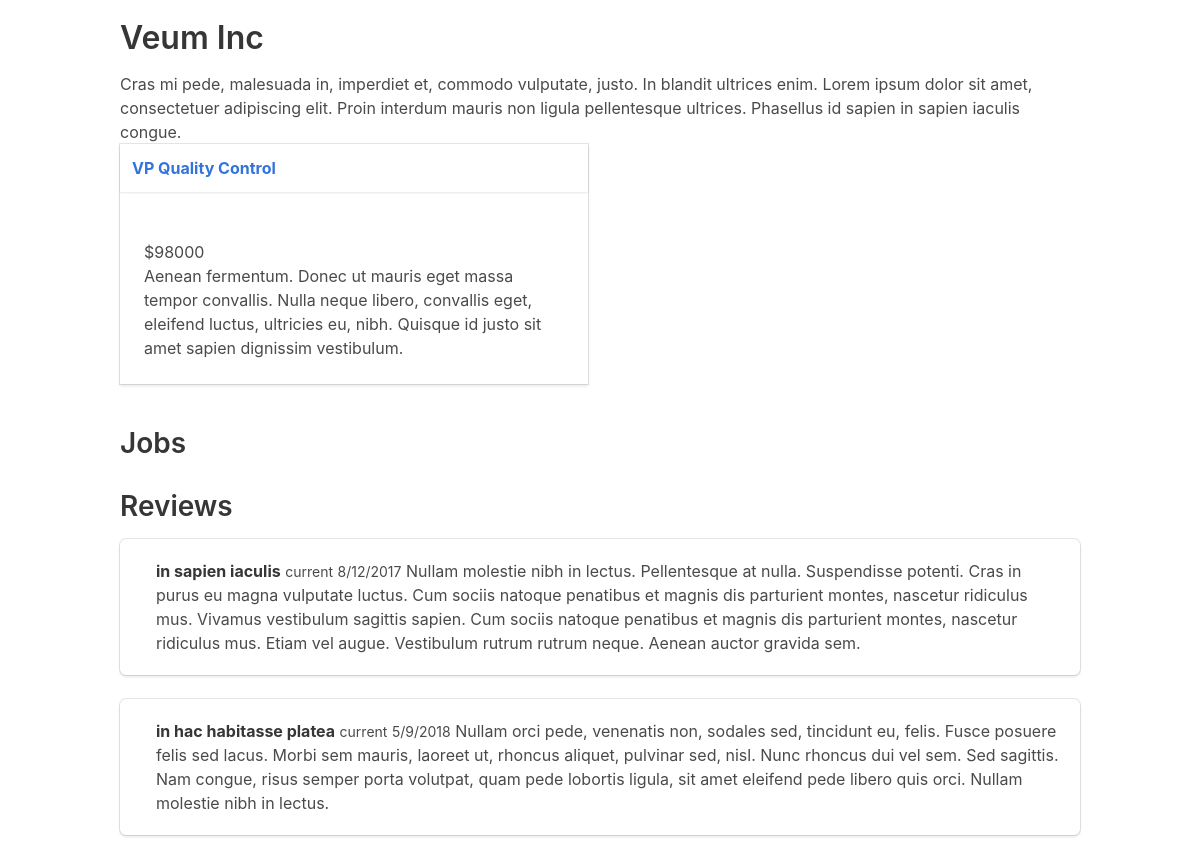
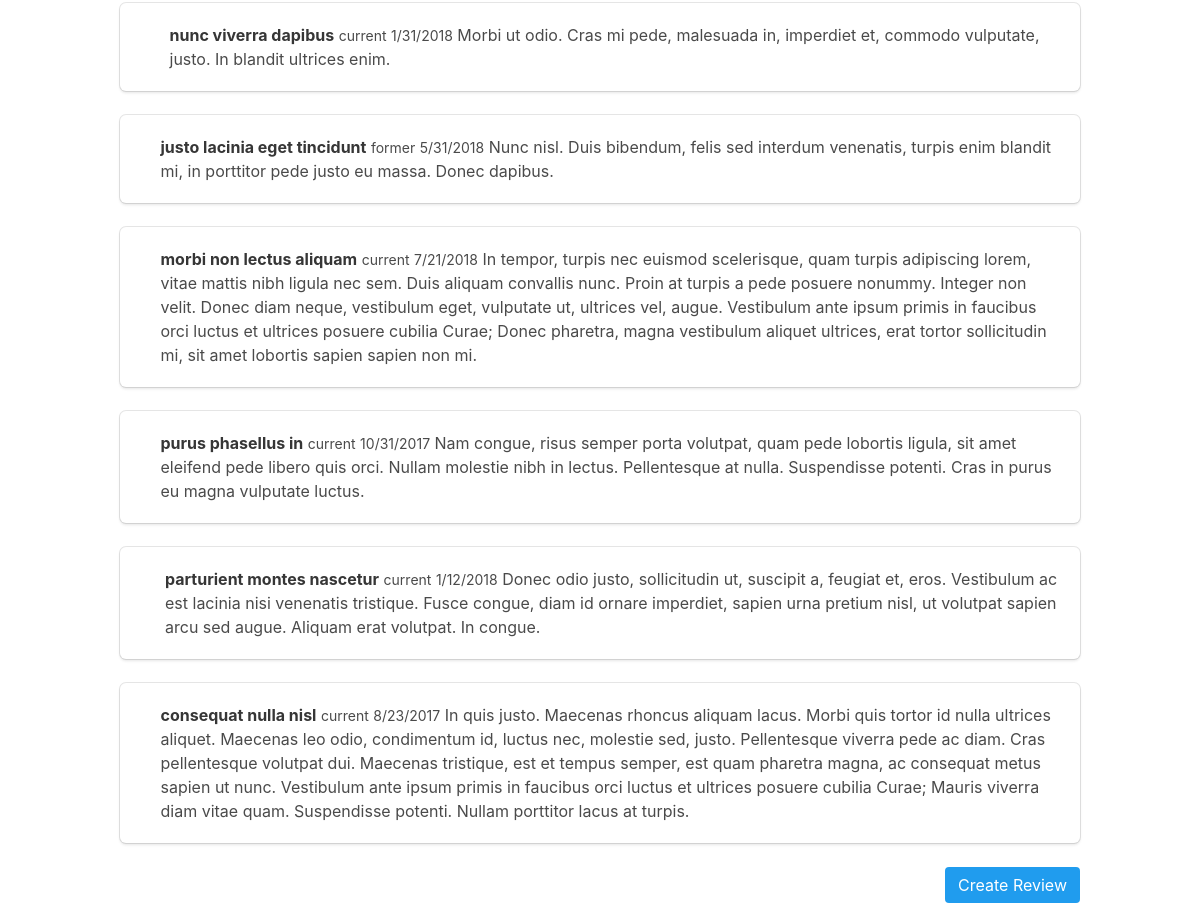
The page /employer/7 on the database its author committed (2 pictures, top to bottom).
### tables this page shows
CREATE TABLE "employer" (
"id" INTEGER PRIMARY KEY AUTOINCREMENT,
"name" VARCHAR,
"description" TEXT,
"address" VARCHAR,
"city" VARCHAR,
"state" VARCHAR,
"zip" VARCHAR
);

CREATE TABLE "job" (
"id" INTEGER PRIMARY KEY AUTOINCREMENT,
"title" VARCHAR,
"description" TEXT,
"salary" VARCHAR,
"employer_id" INTEGER
);

CREATE TABLE "review" (
"id" INTEGER PRIMARY KEY AUTOINCREMENT,
"review" TEXT,
"rating" INTEGER,
"title" VARCHAR,
"date" DATETIME,
"status" VARCHAR,
"employer_id" INTEGER
);

### jobs/app.py (the view)
@app.route('/employer/<employer_id>')
def employer(employer_id):
    employer = execute_sql('SELECT * FROM employer WHERE id=?', employer_id, single=True)
    jobs = execute_sql('SELECT job.id, job.title, job.description, job.salary FROM job JOIN employer ON employer.id = job.employer_id WHERE employer.id = ?', [employer_id])
    reviews = execute_sql('SELECT review, rating, title, date, status FROM review JOIN employer ON employer.id = review.employer_id WHERE employer.id = ?', [employer_id])
    return render_template('employer.html', employer=employer, jobs=jobs, reviews=reviews)

### jobs/app.py (called while the page is built)
def open_connection():
    connection = getattr(g, '_connection', None)
    if connection is None:
        connection = g._connection = sqlite3.connect(PATH)
    connection.row_factory = sqlite3.Row
    return connection

@app.teardown_appcontext
def close_connection(exception):
    connection = getattr(g, '_connection', None)
    if connection is not None:
        connection.close()

def execute_sql(sql, values = (), commit = False, single = False):
    connection = open_connection()
    cursor = connection.execute(sql, values)
    if commit:
        results = connection.commit()
    else:
        results = cursor.fetchone() if single else cursor.fetchall()
    cursor.close()
    return results

### jobs/templates/employer.html (shortened to what this page needs)
{% extends('layout.html') %}
{% block content %}
  <div>
    <h1>{{ employer['name'] }}</h1>
    <div class="description">
      <p>{{ employer['description'] }}</p>
    </div>
  </div>
  {{ show_jobs(jobs) }}
  <h2>Jobs</h2>
  <h2>Reviews</h2>
    {% for review in reviews %}
    <div class="box">
      <article class="media">
        <div class="media-left">
        </div>
        <div class="media-content">
          <div class="content">
            <p>
              <strong>{{ review['title'] }}</strong>
              <small>{{ review['status'] }}</small>
              <small>{{ review['date'] }}</small>
              {{ review['review'] }}
            </p>
          </div>
        </div>
      </article>
    </div>
    {% endfor %}
  <div class="columns">
    <div class="column">
      <a class="button is-info is-pulled-right" href="{{ url_for('review', employer_id=employer['id']) }}">Create Review</a>
    </div>
  </div>
{% endblock %}

### jobs/templates/_macros.html
{%  macro show_job(job) %}
  <div class="card adjust-height">
    <header class="card-header">
      <p class="card-header-title">
        <a href=="{{ url_for('job', job_id=job['id']) }}">{{ job['title'] }}</a>
      </p>
    </header>
    <div class="card-content">
      <div class="content">
        <p><a href="{{ url_for('employer', employer_id=job['employer_id']) }}">{{ job['employer_name'] }}</a>
          <br />
          ${{ job['salary'] }}
          <br />
          {{ job['description'] }}
        </p>
      </div>
    </div>
  </div>
{%  endmacro %}
{%  macro show_jobs(jobs) %}
<div class="columns is-multiline">
  {% for job in jobs %}
    <div class="column is-half">
      {{ show_job(job) }}
    </div>
  {%  endfor %}
</div>
{%  endmacro %}

### jobs/static/css/app.css (style rules this page uses)
.adjust-height { height: 100%; }

### rows shown on the page
employer: name "Veum Inc", description "Cras mi pede, malesuada in, imperdiet et, commodo vulputate, justo. In blandit ultrices enim. Lorem ipsum dolor sit amet, consectetuer adipiscing elit. Proin interdum mauris non ligula pellentesque ultrices. Phasellus id sapien in sapien iaculis congue."
job: title "VP Quality Control", salary "98000", description "Aenean fermentum. Donec ut mauris eget massa tempor convallis. Nulla neque libero, convallis eget, eleifend luctus, ultricies eu, nibh. Quisque id justo sit amet sapien dignissim vestibulum."
review: title "in sapien iaculis", status "current", date "8/12/2017", review "Nullam molestie nibh in lectus. Pellentesque at nulla. Suspendisse potenti. Cras in purus eu magna vulputate luctus. Cum sociis natoque penatibus et magnis dis parturient montes, nascetur ridiculus mus. Vivamus vestibulum sagittis sapien. Cum sociis natoque penatibus et magnis dis parturient montes, nascetur ridiculus mus. Etiam vel augue. Vestibulum rutrum rutrum neque. Aenean auctor gravida sem."
review: title "in hac habitasse platea", status "current", date "5/9/2018", review "Nullam orci pede, venenatis non, sodales sed, tincidunt eu, felis. Fusce posuere felis sed lacus. Morbi sem mauris, laoreet ut, rhoncus aliquet, pulvinar sed, nisl. Nunc rhoncus dui vel sem. Sed sagittis. Nam congue, risus semper porta volutpat, quam pede lobortis ligula, sit amet eleifend pede libero quis orci. Nullam molestie nibh in lectus."
review: title "nunc viverra dapibus", status "current", date "1/31/2018", review "Morbi ut odio. Cras mi pede, malesuada in, imperdiet et, commodo vulputate, justo. In blandit ultrices enim."
review: title "justo lacinia eget tincidunt", status "former", date "5/31/2018", review "Nunc nisl. Duis bibendum, felis sed interdum venenatis, turpis enim blandit mi, in porttitor pede justo eu massa. Donec dapibus."
review: title "morbi non lectus aliquam", status "current", date "7/21/2018", review "In tempor, turpis nec euismod scelerisque, quam turpis adipiscing lorem, vitae mattis nibh ligula nec sem. Duis aliquam convallis nunc. Proin at turpis a pede posuere nonummy. Integer non velit. Donec diam neque, vestibulum eget, vulputate ut, ultrices vel, augue. Vestibulum ante ipsum primis in faucibus orci luctus et ultrices posuere cubilia Curae; Donec pharetra, magna vestibulum aliquet ultrices, erat tortor sollicitudin mi, sit amet lobortis sapien sapien non mi."
review: title "purus phasellus in", status "current", date "10/31/2017", review "Nam congue, risus semper porta volutpat, quam pede lobortis ligula, sit amet eleifend pede libero quis orci. Nullam molestie nibh in lectus. Pellentesque at nulla. Suspendisse potenti. Cras in purus eu magna vulputate luctus."
review: title "parturient montes nascetur", status "current", date "1/12/2018", review "Donec odio justo, sollicitudin ut, suscipit a, feugiat et, eros. Vestibulum ac est lacinia nisi venenatis tristique. Fusce congue, diam id ornare imperdiet, sapien urna pretium nisl, ut volutpat sapien arcu sed augue. Aliquam erat volutpat. In congue."
review: title "consequat nulla nisl", status "current", date "8/23/2017", review "In quis justo. Maecenas rhoncus aliquam lacus. Morbi quis tortor id nulla ultrices aliquet. Maecenas leo odio, condimentum id, luctus nec, molestie sed, justo. Pellentesque viverra pede ac diam. Cras pellentesque volutpat dui. Maecenas tristique, est et tempus semper, est quam pharetra magna, ac consequat metus sapien ut nunc. Vestibulum ante ipsum primis in faucibus orci luctus et ultrices posuere cubilia Curae; Mauris viverra diam vitae quam. Suspendisse potenti. Nullam porttitor lacus at turpis."
